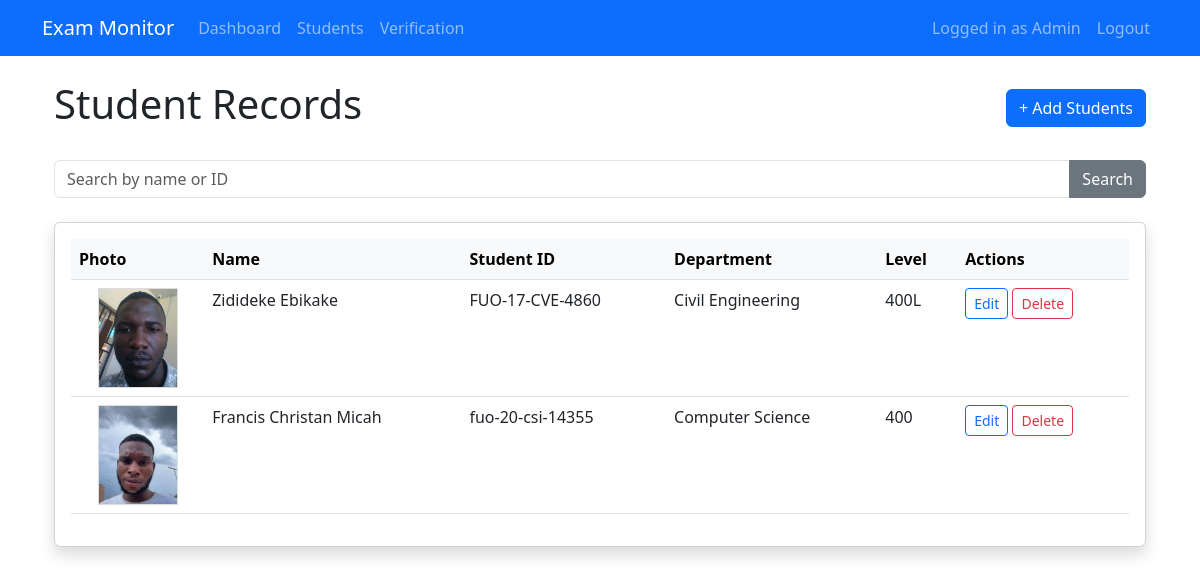
The page /admin/students (signed in) on the database its author committed.
### app.py (models this page shows, shortened)
class Student(db.Model):
    __tablename__ = 'students'
    id = db.Column(db.Integer, primary_key=True)
    name = db.Column(db.String(255), nullable=False)
    student_id = db.Column(db.String(50), unique=True, nullable=False)
    department = db.Column(db.String(100), nullable=False)
    level = db.Column(db.String(10), nullable=False)
    embedding_path = db.Column(db.String(255), nullable=False)

### app.py (the view)
@app.route('/admin/students')
@login_required
def list_students():
    page = request.args.get('page', 1, type=int)
    per_page = 20
    search = request.args.get('search', '').strip()
    query = Student.query
    if search:
        search_pattern = f"%{search}%"
        query = query.filter(
            (Student.name.like(search_pattern)) |
            (Student.student_id.like(search_pattern))
        )
    pagination = query.paginate(page=page, per_page=per_page, error_out=False)
    students = pagination.items
    total_pages = pagination.pages
    return render_template('students_list.html',
                           students=students,
                           page=page,
                           total_pages=total_pages,
                           search=search)

### app.py (called while the page is built)
def login_required(f):
    @wraps(f)
    def decorated_function(*args, **kwargs):
        if not session.get('logged_in'):
            flash('Please log in', 'error')
            return redirect(url_for('login'))
        return f(*args, **kwargs)
    return decorated_function

### templates/students_list.html (shortened to what this page needs)
{% extends "base.html" %}
{% block content %}
<div class="container mt-4">
    <div class="d-flex justify-content-between align-items-center mb-4">
        <h1>Student Records</h1>
        <a href="{{ url_for('bulk_upload') }}" class="btn btn-primary">
            + Add Students
        </a>
    </div>
    <form method="get" action="{{ url_for('list_students') }}" class="mb-4">
        <div class="input-group">
            <input type="text" name="search" class="form-control"
                   placeholder="Search by name or ID" value="{{ request.args.get('search', '') }}">
            <button type="submit" class="btn btn-secondary">Search</button>
        </div>
    </form>
    <div class="card shadow">
        <div class="card-body">
            <div class="table-responsive">
                <table class="table table-hover">
                    <thead class="table-light">
                        <tr>
                            <th>Photo</th>
                            <th>Name</th>
                            <th>Student ID</th>
                            <th>Department</th>
                            <th>Level</th>
                            <th>Actions</th>
                        </tr>
                    </thead>
                    <tbody>
                        {% if students %}
                            {% for student in students %}
                            <tr>
                                <td>
                                    <div class="passport-photo-container">
                                        <img src="{{ url_for('static', filename='images/students/' + student.student_id + '.jpg') }}"
                                             class="passport-photo"
                                             alt="{{ student.name }}"
                                             onerror="this.src='{{ url_for('static', filename='static/images/default-passport.png') }}'">
                                    </div>
                                </td>
                                <td>{{ student.name }}</td>
                                <td>{{ student.student_id }}</td>
                                <td>{{ student.department }}</td>
                                <td>{{ student.level }}</td>
                                <td>
                                    <a href="#" class="btn btn-sm btn-outline-primary">Edit</a>
                                    <a href="#" class="btn btn-sm btn-outline-danger">Delete</a>
                                </td>
                            </tr>
                            {% endfor %}
                        {% endif %}
                    </tbody>
                </table>
            </div>
        </div>
    </div>
</div>
{% endblock %}

### templates/base.html (shortened to what this page needs)
<!DOCTYPE html>
<html lang="en">
<head>
    <link href="https://cdn.jsdelivr.net/npm/bootstrap@5.3.0/dist/css/bootstrap.min.css" rel="stylesheet">
    <link rel="stylesheet" href="https://cdn.jsdelivr.net/npm/bootstrap-icons@1.10.0/font/bootstrap-icons.css">
</head>
<body>
    {% include '_navbar.html' %}
    <div class="container mt-4">
        {% block content %}{% endblock %}
    </div>
</body>
</html>

### templates/_navbar.html (shortened to what this page needs)
<nav class="navbar navbar-expand-lg navbar-dark bg-primary mb-4">
    <div class="container">
        <a class="navbar-brand" href="{{ url_for('index') }}">Exam Monitor</a>
        <div class="collapse navbar-collapse" id="navbarNav">
            <ul class="navbar-nav me-auto">
                {% if session.logged_in %}
                <li class="nav-item">
                    <a class="nav-link" href="{{ url_for('admin_dashboard') }}">Dashboard</a>
                </li>
                <li class="nav-item">
                    <a class="nav-link" href="{{ url_for('list_students') }}">Students</a>
                </li>
                <li class="nav-link" href="{{ url_for('camera', exam_id=1) }}">Verification</a>
                </li>
                {% endif %}
            </ul>
            <ul class="navbar-nav">
                {% if session.logged_in %}
                    <li class="nav-item">
                        <span class="nav-link">Logged in as Admin</span>
                    </li>
                    <li class="nav-item">
                        <a class="nav-link" href="{{ url_for('logout') }}">Logout</a>
                    </li>
                {% else %}
                    <li class="nav-item">
                        <a class="nav-link" href="{{ url_for('login') }}">Login</a>
                    </li>
                {% endif %}
            </ul>
        </div>
    </div>
</nav>

### templates/students_list.html (style rules this page uses)
.passport-photo-container { width: 80px; height: 100px; display: flex; justify-content: center; align-items: center; background: #f0f0f0; border: 1px solid #ddd; overflow: hidden; margin: 0 auto; }
.passport-photo { width: 100%; height: 100%; object-fit: cover; object-position: center top; }

### rows shown on the page
Student: student (picture), name "Zidideke Ebikake", student_id "FUO-17-CVE-4860", department "Civil Engineering", level "400L"
Student: student (picture), name "Francis Christan Micah", student_id "fuo-20-csi-14355", department "Computer Science", level "400"
